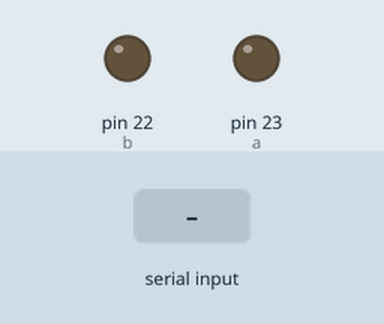
Simulated run of this sketch. Board: Arduino Mega 2560, built with avr-gcc and run on an emulated ATmega2560. Shown: output pins drawn as LEDs (lit = HIGH). Inputs (shaded band) come from the test bench. What the sketch prints to the serial monitor is not drawn.

Above: at 1.2 s.
1.3 s: "1" received over Serial
At 2.4 s:
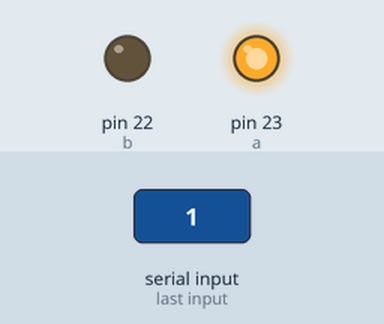
2.8 s: "0" received over Serial
At 3.6 s:
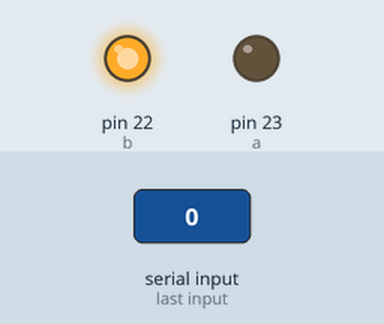
4.3 s: "2" received over Serial
At 4.7 s:
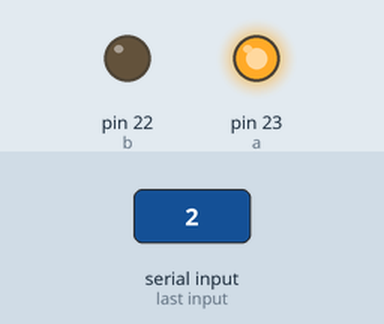
Timing chart, 0 to 7.3 s (numbered marks = the images above; inputs shaded):
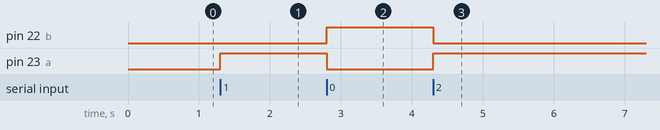

The sketch:

SerialComm.ino
```cpp
int b = 22;
int a = 23;
char valor = '0';
void setup() {
  // put your setup code here, to run once:
  Serial.begin(9600);
  pinMode(a, OUTPUT);
  pinMode(b, OUTPUT);
  digitalWrite(a, LOW);
  digitalWrite(b, LOW);
}

void loop() {

  if(Serial.available()>0){
    valor = Serial.read();
    if(valor == '0'){
      digitalWrite(a, LOW);
      digitalWrite(b, HIGH);
    }else{
      digitalWrite(a, HIGH);
      digitalWrite(b, LOW);
    }
  }
  Serial.println(valor);
}
```

Measured:
- after the input at 1.3 s, pin 23 (a): LOW → HIGH at once
- after the input at 2.8 s, pin 22 (b): LOW → HIGH at once; pin 23 (a): HIGH → LOW at once
- after the input at 4.3 s, pin 22 (b): HIGH → LOW at once; pin 23 (a): LOW → HIGH at once
